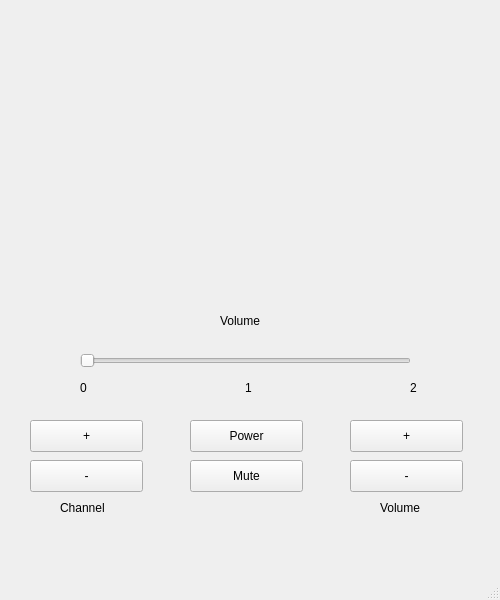
<?xml version="1.0" encoding="UTF-8"?>
<ui version="4.0">
 <class>MainWindow</class>
 <widget class="QMainWindow" name="MainWindow">
  <property name="geometry">
   <rect>
    <x>0</x>
    <y>0</y>
    <width>500</width>
    <height>600</height>
   </rect>
  </property>
  <property name="minimumSize">
   <size>
    <width>500</width>
    <height>600</height>
   </size>
  </property>
  <property name="maximumSize">
   <size>
    <width>500</width>
    <height>600</height>
   </size>
  </property>
  <property name="mouseTracking">
   <bool>true</bool>
  </property>
  <property name="windowTitle">
   <string>Remote</string>
  </property>
  <widget class="QWidget" name="centralwidget">
   <widget class="QLabel" name="label_bar_volume">
    <property name="geometry">
     <rect>
      <x>220</x>
      <y>310</y>
      <width>51</width>
      <height>21</height>
     </rect>
    </property>
    <property name="text">
     <string>Volume</string>
    </property>
   </widget>
   <widget class="QSlider" name="slider_volume">
    <property name="geometry">
     <rect>
      <x>80</x>
      <y>350</y>
      <width>331</width>
      <height>22</height>
     </rect>
    </property>
    <property name="mouseTracking">
     <bool>true</bool>
    </property>
    <property name="orientation">
     <enum>Qt::Horizontal</enum>
    </property>
   </widget>
   <widget class="QLabel" name="label_zero">
    <property name="geometry">
     <rect>
      <x>80</x>
      <y>380</y>
      <width>30</width>
      <height>15</height>
     </rect>
    </property>
    <property name="text">
     <string>0</string>
    </property>
   </widget>
   <widget class="QLabel" name="label_one">
    <property name="geometry">
     <rect>
      <x>245</x>
      <y>380</y>
      <width>30</width>
      <height>15</height>
     </rect>
    </property>
    <property name="text">
     <string>1</string>
    </property>
   </widget>
   <widget class="QLabel" name="label_two">
    <property name="geometry">
     <rect>
      <x>410</x>
      <y>380</y>
      <width>30</width>
      <height>15</height>
     </rect>
    </property>
    <property name="text">
     <string>2</string>
    </property>
   </widget>
   <widget class="QPushButton" name="btn_mute">
    <property name="geometry">
     <rect>
      <x>190</x>
      <y>460</y>
      <width>113</width>
      <height>32</height>
     </rect>
    </property>
    <property name="text">
     <string>Mute</string>
    </property>
   </widget>
   <widget class="QPushButton" name="btn_channel_up">
    <property name="geometry">
     <rect>
      <x>30</x>
      <y>420</y>
      <width>113</width>
      <height>32</height>
     </rect>
    </property>
    <property name="text">
     <string>+</string>
    </property>
   </widget>
   <widget class="QPushButton" name="btn_channel_down">
    <property name="geometry">
     <rect>
      <x>30</x>
      <y>460</y>
      <width>113</width>
      <height>32</height>
     </rect>
    </property>
    <property name="text">
     <string>-</string>
    </property>
   </widget>
   <widget class="QPushButton" name="btn_vol_up">
    <property name="geometry">
     <rect>
      <x>350</x>
      <y>420</y>
      <width>113</width>
      <height>32</height>
     </rect>
    </property>
    <property name="text">
     <string>+</string>
    </property>
   </widget>
   <widget class="QPushButton" name="btn_vol_down">
    <property name="geometry">
     <rect>
      <x>350</x>
      <y>460</y>
      <width>113</width>
      <height>32</height>
     </rect>
    </property>
    <property name="text">
     <string>-</string>
    </property>
   </widget>
   <widget class="QLabel" name="label_channel">
    <property name="geometry">
     <rect>
      <x>60</x>
      <y>500</y>
      <width>60</width>
      <height>16</height>
     </rect>
    </property>
    <property name="text">
     <string>Channel</string>
    </property>
   </widget>
   <widget class="QLabel" name="label_volume">
    <property name="geometry">
     <rect>
      <x>380</x>
      <y>500</y>
      <width>60</width>
      <height>16</height>
     </rect>
    </property>
    <property name="text">
     <string>Volume</string>
    </property>
   </widget>
   <widget class="QLabel" name="label_image">
    <property name="geometry">
     <rect>
      <x>30</x>
      <y>20</y>
      <width>441</width>
      <height>261</height>
     </rect>
    </property>
    <property name="text">
     <string/>
    </property>
    <property name="alignment">
     <set>Qt::AlignCenter</set>
    </property>
   </widget>
   <widget class="QPushButton" name="btn_power">
    <property name="geometry">
     <rect>
      <x>190</x>
      <y>420</y>
      <width>113</width>
      <height>32</height>
     </rect>
    </property>
    <property name="text">
     <string>Power</string>
    </property>
   </widget>
  </widget>
  <widget class="QMenuBar" name="menubar">
   <property name="geometry">
    <rect>
     <x>0</x>
     <y>0</y>
     <width>500</width>
     <height>37</height>
    </rect>
   </property>
  </widget>
  <widget class="QStatusBar" name="statusbar"/>
 </widget>
 <resources/>
 <connections/>
</ui>
